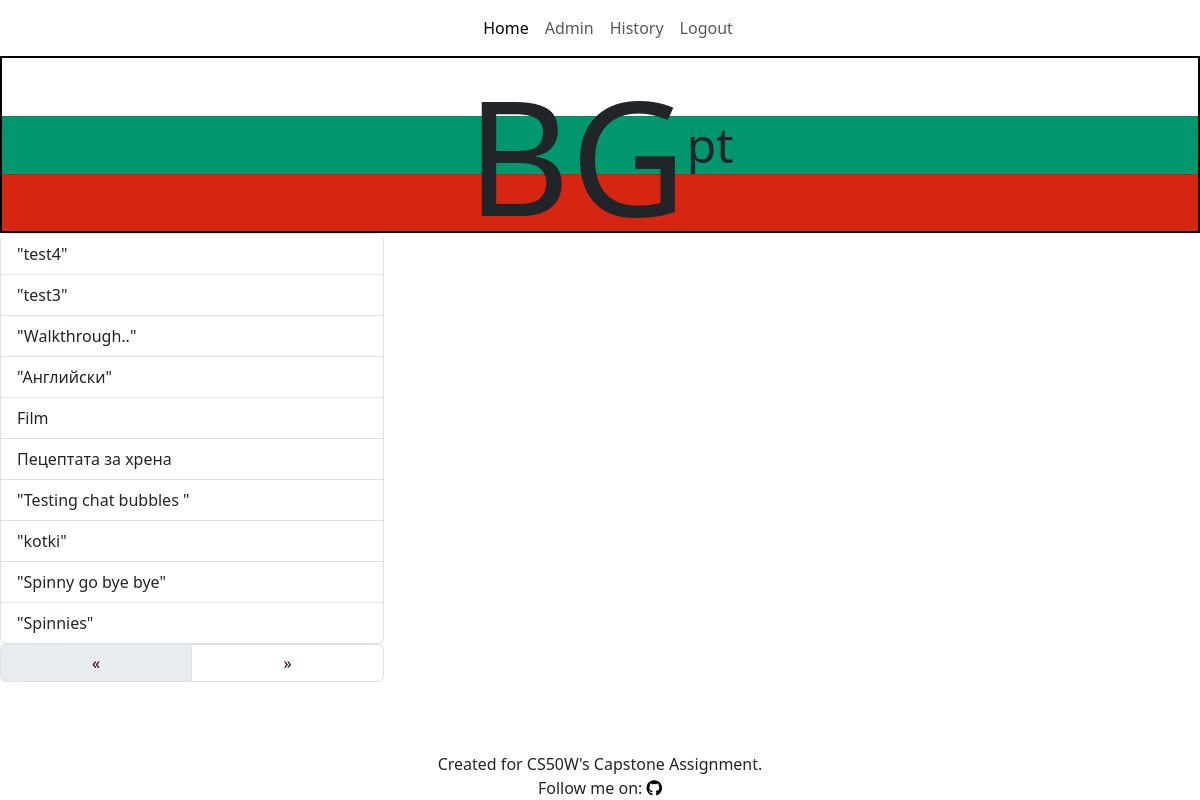
The app's page /history/2 (signed in), older data.
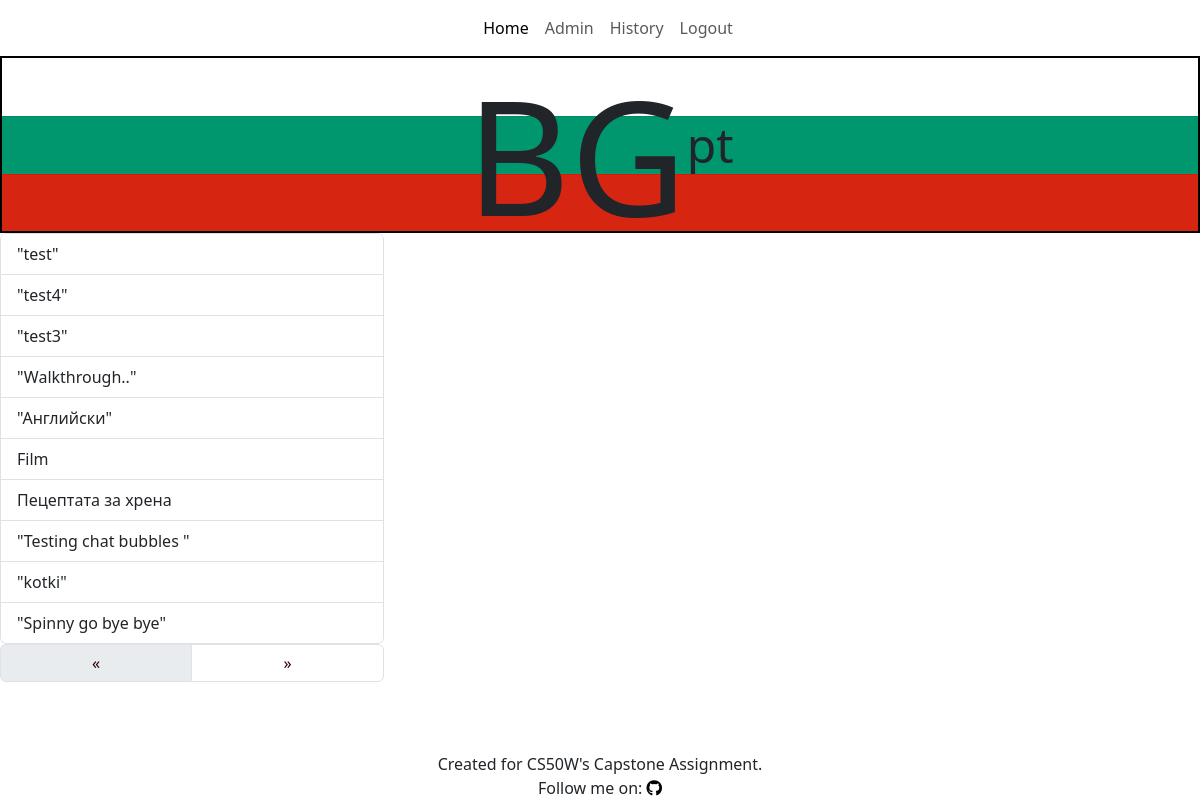
The same page, newer data.
### BGpt/models.py (models this page shows)
class User(AbstractUser):
    pass

class Chat(models.Model):
    user = models.ForeignKey("User", on_delete=models.CASCADE, related_name="chatter")
    session = models.IntegerField()
    title = models.CharField(max_length=100)
    input = models.TextField(max_length=500)
    response = models.TextField(max_length=500)
    trans_resp = models.TextField(max_length=500)
    timestamp = models.DateTimeField(auto_now_add=True)

### BGpt/views.py (the view)
# urls.py: path("history/<int:user_id>", views.history_view, name="history"),
@login_required
def history_view(request, user_id):
    try:
        user = models.User.objects.get(pk=user_id)
    except models.User.DoesNotExist:
        raise PermissionDenied
    if request.user != user:
        raise PermissionDenied
    full_hist = utils.gather_hist(user_id)
    paginator = Paginator(full_hist, 10)
    page_num = request.GET.get("page")
    page_obj = paginator.get_page(page_num)
    return render(request, "BGpt/history.html", {
        "history": page_obj
    })

### BGpt/utils.py (called while the page is built)
def gather_hist(user_id):
        hist = models.Chat.objects.filter(user=user_id).order_by('-session', 'timestamp')
        rev_hist = []
        d_hist = set()
        for session, group in groupby(hist, lambda x: x.session):
            session_group = list(group)
            if session not in d_hist:
                d_hist.add(session)
                rev_hist.append(session_group)
        return(rev_hist)

### BGpt/templates/BGpt/history.html (shortened to what this page needs)
{% extends "BGpt/layout.html" %}
{% load static %}
{% block body %}
<div id="bgpt-logo-cont">
    <h1>B</h1>
    <h1>G</h1>
    <h3>p</h3>
    <h3>t</h3>
</div>
<div class="row">
    <div class="col-4 text-truncate">
        <ul class="list-group">
            {% for sessions in history %}
                {% for h in sessions %}
                    {% ifchanged %}
                    <a class="list-group-item" data-id="ch-{{ h.session }}" href="#chat-{{ h.session }}" role="tab" aria-controls="list-{{ h.session }}">
                        <li class="title-list" id="item-{{h.session}}" >{{ h.title }}</li>
                    </a>
                    {% endifchanged %}
                {% endfor %}
            {% endfor %}
        </ul>
        <nav aria-label="Page navigation">
            <ul class="pagination">
                {% if history.has_previous %}
                <li class="page-item"><a href="?page={{ history.previous_page_number }}" class="page-link">&laquo;</a></li>
                {% else %}
                <li class="page-item disabled"><a href="?page={{ history.next_page_number }}" class="page-link">&laquo;</a></li>
                {% endif %}
                {% if history.has_next %}
                <li class="page-item"><a href="?page={{ history.next_page_number }}" class="page-link">&raquo;</a></li>
                {% else %}
                <li class="page-item disabled"><a href="?page={{ history.previous_page_number }}" class="page-link">&raquo;</a></li>
                {% endif %}
            </ul>
        </nav>
    </div>
    <div class="col-8">
    </div>
</div>
</div>
{% endblock %}

### BGpt/templates/BGpt/layout.html (shortened to what this page needs)
{% load static %}
<!DOCTYPE html>
<html lang="en">
  <head>
      <link href="{% static 'BGpt/styles.css' %}" rel="stylesheet">
      <link href="https://cdn.jsdelivr.net/npm/bootstrap@5.3.0/dist/css/bootstrap.min.css" rel="stylesheet">
      <link rel="stylesheet" href="https://cdnjs.cloudflare.com/ajax/libs/font-awesome/6.4.0/css/all.min.css">
  </head>
  <body>
      <nav class="navbar navbar-expand-lg navbar-light bg-light2">
        <div class="container-fluid">
          <div class="collapse navbar-collapse" id="navbarNavAltMarkup">
            <div class="navbar-nav">
              <a class="nav-link active" aria-current="page" href="{% url 'index' %}">Home</a>
              {% if user.is_authenticated %}
              <a class="nav-link" href="{% url 'profile' user.id %}">{{ user.username | capfirst }}</a>
              <a class="nav-link" href="{% url 'history' user.id %}">History</a>
              <a class="nav-link" href="{% url 'logout' %}">Logout</a>
              {% else %}
              <a class="nav-link" href="{% url 'login' %}">Login</a>
              <a class="nav-link" href="{% url 'register' %}">Register</a>
              {% endif %}
            </div>
          </div>
        </div>
      </nav>
      <div class="body-cont">
        {% block body %}
        {% endblock %}
      <footer>
        <div>Created for CS50W's Capstone Assignment.</div>
        <div>Follow me on: <a href="https://github.com/dermotbg" target="_blank"><i class="fa-brands fa-github" style="color: #000000;"></i></i></a></div>
      </footer>
  </body>
</html>

### BGpt/static/BGpt/styles.css (style rules this page uses)
body { display: flex; flex-direction: column; min-height: 100vh; }
body .body-cont { flex: 1; }
body .col-8 { padding-top: 10px; }
body #bgpt-logo-cont { display: flex; flex-direction: row; justify-content: center; align-items: center; background-image: url(Flag.png); border: solid 2px black; }
body #bgpt-logo-cont h1 { font-size: 10rem; max-height: 165px; }
body #bgpt-logo-cont h3 { font-size: 3em; margin-bottom: 0; }
body .pagination { justify-content: center; text-decoration: none; }
body .pagination li { text-align: center; min-width: 50%; }
body .pagination .page-link { text-decoration: none; color: #2b0000; }
body .title-list { max-width: 100%; overflow: hidden; text-overflow: ellipsis; white-space: nowrap; list-style: none; }
body .list-group { overflow-y: auto; border: none; }
body .bg-light2 { background-color: white; border: none; box-shadow: none; }
#navbarNavAltMarkup { justify-content: center; padding: 0 5% 0 5%; }
footer { display: flex; flex-direction: column; justify-content: center; align-items: center; }
.navbar-light { box-shadow: 0 0 0 5px #0f4d32; }

Row changes from the older to the newer data that the page shows:
no longer on this page (row unchanged): Chat: title "\"Spinnies\""
added Chat: title "\"test\""
